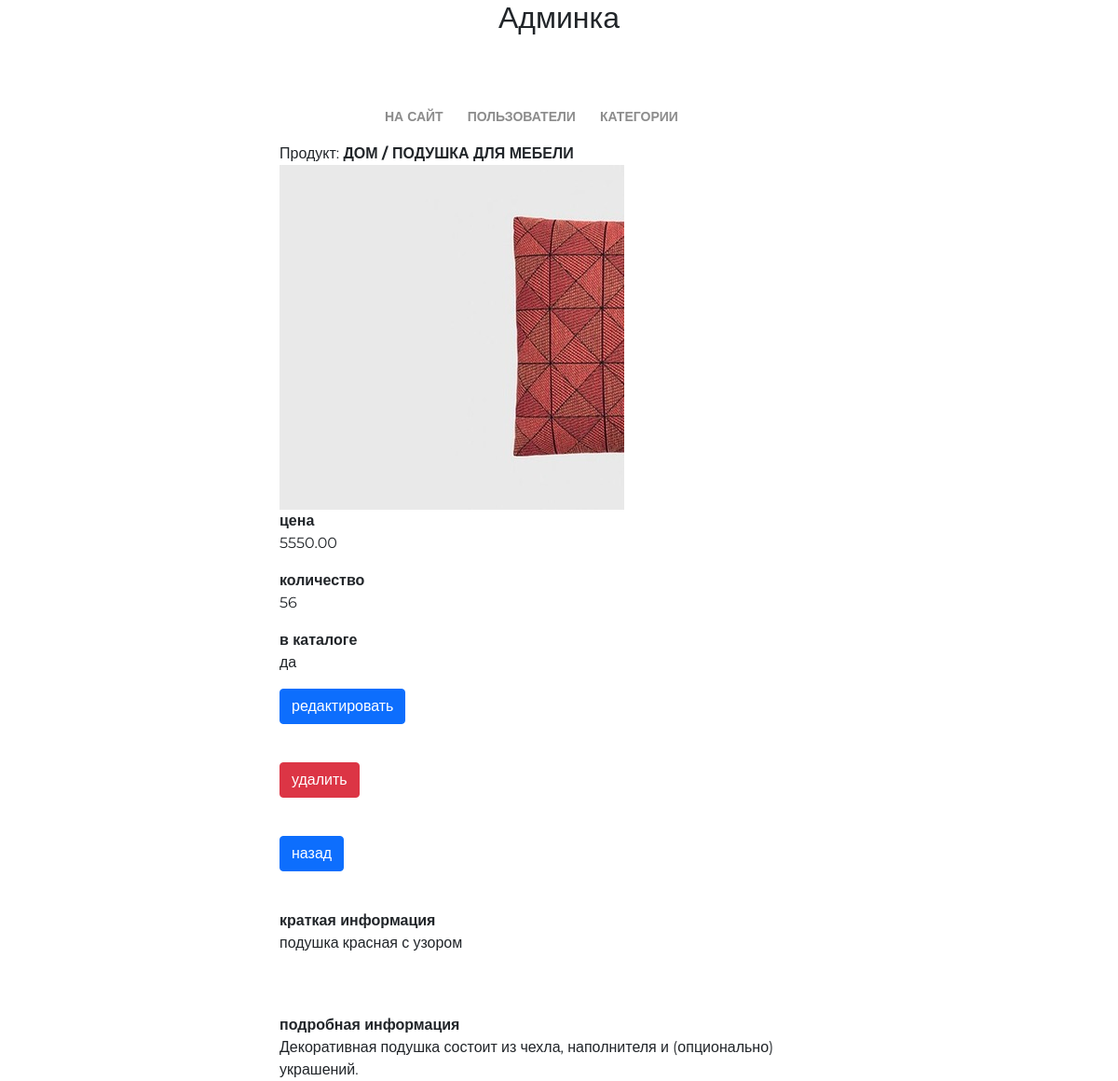
Page /my/admin/product/26/ (signed in) on the earlier database version.
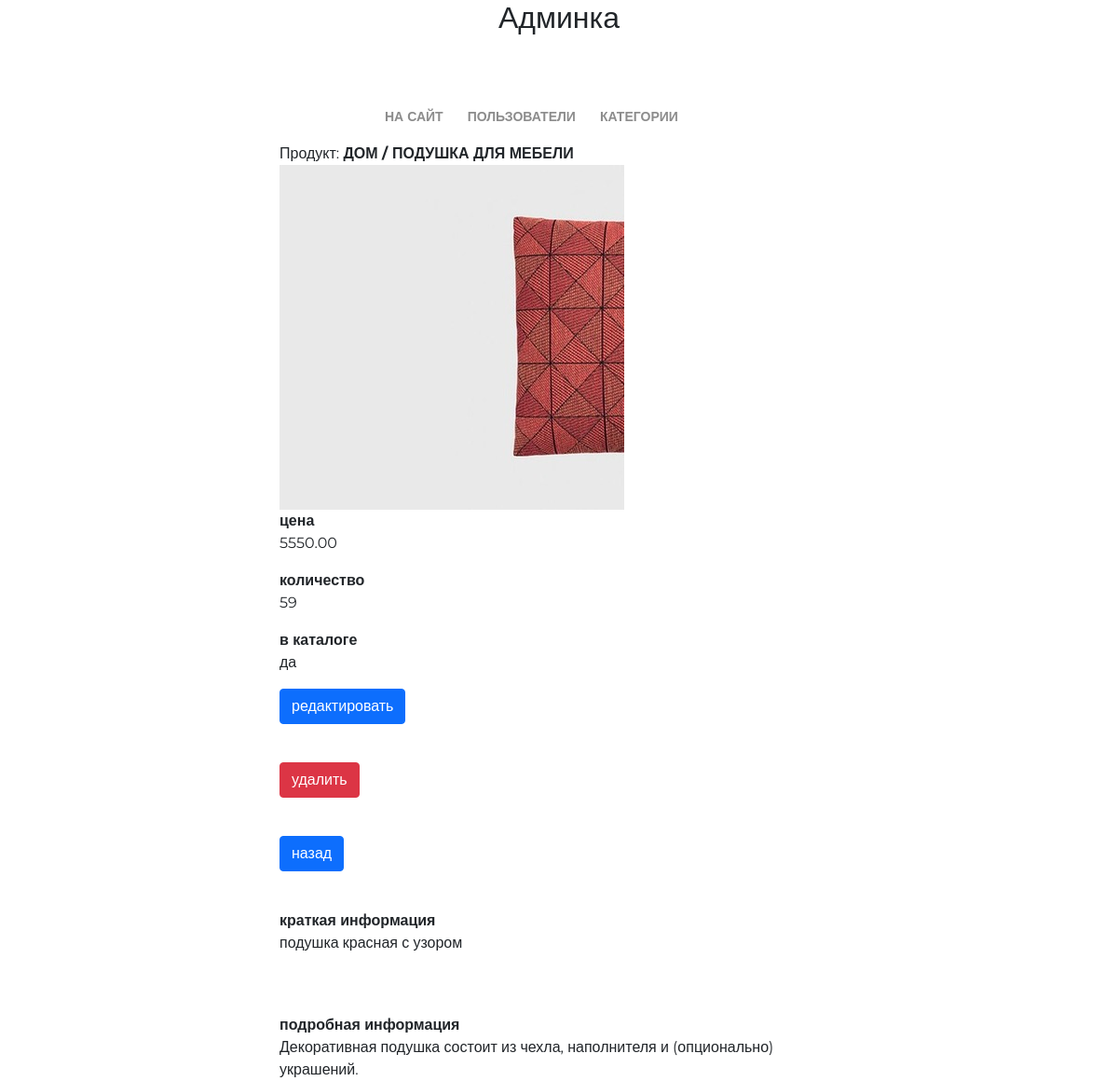
Same page on the later database version.
### mainapp/models.py (models this page shows, shortened)
class Product(models.Model):
    category = models.ForeignKey(ProductCategory, on_delete=models.CASCADE,)
    name = models.CharField('имя', max_length=128,)
    image = models.ImageField(upload_to='product_img', blank=True,)
    short_desc = models.CharField(
        'краткое описание',
        max_length=256,
        blank=True,
    )
    description = models.CharField(
        'описание',
        max_length=500,
        blank=True,
    )
    price = models.DecimalField(
        'цена продукта',
        max_digits=8,
        decimal_places=2,
        default=0,
    )
    quantity = models.PositiveIntegerField('количество товара на складе', default=0,)
    is_active = models.BooleanField('активность', default=True)
    class Meta:
        verbose_name = 'продукт'
        verbose_name_plural = 'продукты'
        ordering = ['price']

class ProductCategory(models.Model):
    name = models.CharField(
        'имя',
        max_length=64,
        unique=True,
    )
    description = models.TextField(
        'описание',
        blank=True,
    )
    created = models.DateTimeField(auto_now_add=True)
    updated = models.DateTimeField(auto_now=True)
    is_active = models.BooleanField('активность', default=True)
    class Meta:
        verbose_name = 'категория продукта'
        verbose_name_plural = 'категории продукта'
        ordering = ['name']

### adminapp/views.py (the view)
# urls.py: path('product/<int:pk>/', adminapp.ProductDetail.as_view(), name='product_view'),
class ProductDetail(SuperUserOnlyMixin, PageTitleMixin, DetailView):
    model = Product
    page_title = 'админка/продукты'

### adminapp/views.py (called while the page is built)
    @method_decorator(user_passes_test(lambda user: user.is_superuser))
    def dispatch(self, request, *args, **kwargs):
        return super().dispatch(request, *args, **kwargs)

    def get_context_data(self, **kwargs):
        context = super().get_context_data(**kwargs)
        context[self.page_title_key] = self.page_title
        return context

### mainapp/context_processors.py (called while the page is built)
def categories(request):
    return {
        'categories': ProductCategory.objects.all()
    }

### adminapp/templates/mainapp/product_detail.html
{% extends 'adminapp/base.html' %}
{% load static %}
{% block container %}
  <div class="product_read mx-auto col-6">
    <div class="product_name">
      Продукт: <strong>{{ object.category.name|upper }} / {{ object.name|upper }}</strong>
    </div>
    <img src="/media/{{ object.image|default:'product_img/default.jpg' }}" alt="{{ object.name }}">
    <div class="summary">
       <b>цена</b>
       <p>{{ object.price }}</p>
       <b>количество</b>
       <p>{{ object.quantity }}</p>
       <b>в каталоге</b>
       <p>{% if object.is_active %}да{% else %}нет{% endif %}</p>
       <p>
           <a href="" class="btn btn-primary">
        редактировать</a>
       </p>
        <p>
            <a href="" class="btn btn-danger">
        удалить</a>
       </p>
       <p>
            <a href="{% url 'my_admin:category_products' object.category_id %}" class="btn btn-primary">
        назад</a>
       </p>
     </div>
      <div class="product_desc">
          <b>краткая информация</b>
          <p>{{ object.short_desc }}</p>
          <br><br>
          <b>подробная информация</b>
          <p>{{ object.description }}</p>
      </div>
  </div>
{% endblock %}

Differences in the rows shown:
changed Product "ПОДУШКА ДЛЯ МЕБЕЛИ": quantity "56" → "59"
